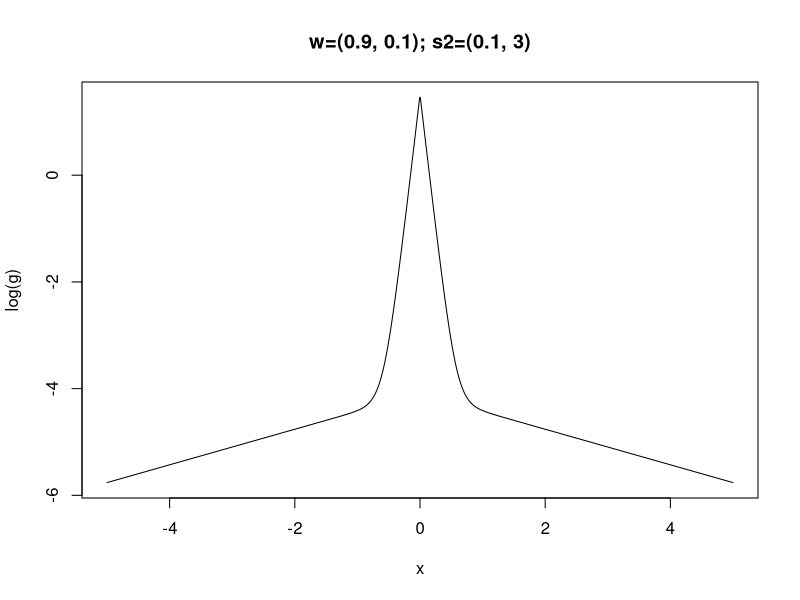
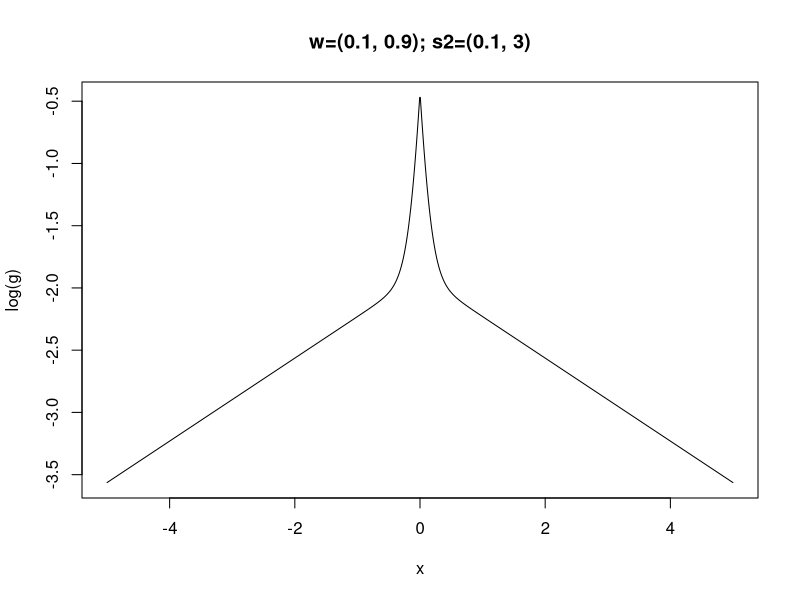
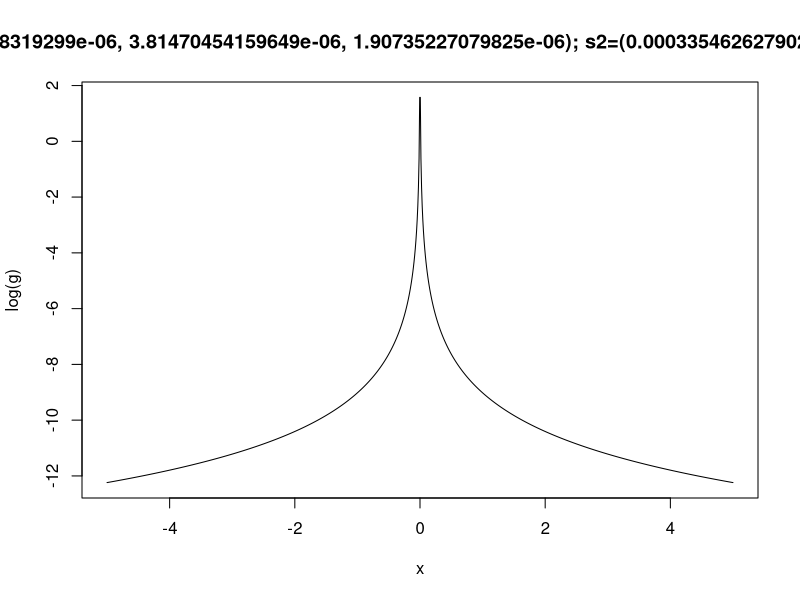

Here is the R script that generated these plots, in order:
## ---- chunk 1

#'density of laplace distribution x~Laplace(mu,b)
dlap = function(x,mu,b){
  return(1/2/b*exp(-abs(x-mu)/b))
}

#'density of log g(x)
#'x is a scalar
lg = function(x,w,s2){
  return(log(sum(w*dlap(x,0,s2))))
}

#'density of log g(x)
#'x is a vector
lg_vec = function(x,w,s2){
  n = length(x)
  out = rep(0,n)
  for(i in 1:n){
    out[i] = lg(x[i],w,s2)
  }
  return(out)
}

plot_lg = function(x,w,s2){
  plot(x,lg_vec(x,w,s2),type='l',xlab='x',ylab='log(g)',
       main=paste('w=(',paste(w,collapse = ", "),'); s2=(',paste(s2,collapse = ", "),')',sep=''))
}
## ---- chunk 2
x = seq(-5,5,length.out = 1000)
w = c(0.9,0.1)
s2 = c(0.1,3)
plot_lg(x,w,s2)
## ---- chunk 3
x = seq(-5,5,length.out = 1000)
w = c(0.1,0.9)
s2 = c(0.1,3)
plot_lg(x,w,s2)
## ---- chunk 4
#'softmax
softmax = function(a){
  exp(a-max(a))/sum(exp(a-max(a)))
}
s2 = exp(seq(-8,5,by=log(2)))
w = softmax(log(1/s2))
#plot(w,type='l')
#plot(s2,type='l')
plot_lg(x,w,s2)
